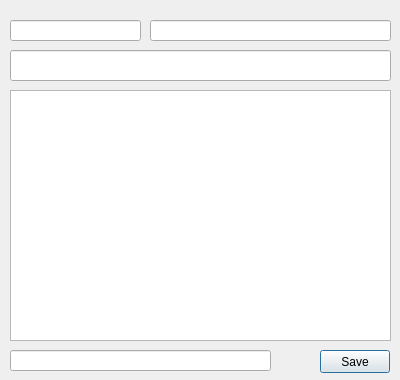
<?xml version="1.0" encoding="UTF-8"?>
<ui version="4.0">
 <class>Dialog</class>
 <widget class="QDialog" name="Dialog">
  <property name="geometry">
   <rect>
    <x>0</x>
    <y>0</y>
    <width>400</width>
    <height>380</height>
   </rect>
  </property>
  <property name="windowTitle">
   <string>Dialog</string>
  </property>
  <widget class="QLineEdit" name="lineEditId">
   <property name="geometry">
    <rect>
     <x>10</x>
     <y>20</y>
     <width>131</width>
     <height>21</height>
    </rect>
   </property>
  </widget>
  <widget class="QLineEdit" name="lineEditNumber">
   <property name="geometry">
    <rect>
     <x>150</x>
     <y>20</y>
     <width>241</width>
     <height>21</height>
    </rect>
   </property>
  </widget>
  <widget class="QLineEdit" name="lineEditTheme">
   <property name="geometry">
    <rect>
     <x>10</x>
     <y>50</y>
     <width>381</width>
     <height>31</height>
    </rect>
   </property>
   <property name="font">
    <font>
     <pointsize>12</pointsize>
    </font>
   </property>
  </widget>
  <widget class="QLineEdit" name="lineEditDate">
   <property name="geometry">
    <rect>
     <x>10</x>
     <y>350</y>
     <width>261</width>
     <height>21</height>
    </rect>
   </property>
  </widget>
  <widget class="QPushButton" name="pushButtonSave">
   <property name="geometry">
    <rect>
     <x>320</x>
     <y>350</y>
     <width>70</width>
     <height>23</height>
    </rect>
   </property>
   <property name="text">
    <string>Save</string>
   </property>
  </widget>
  <widget class="QTextEdit" name="textEdit">
   <property name="geometry">
    <rect>
     <x>10</x>
     <y>90</y>
     <width>381</width>
     <height>251</height>
    </rect>
   </property>
  </widget>
 </widget>
 <resources/>
 <connections/>
</ui>
